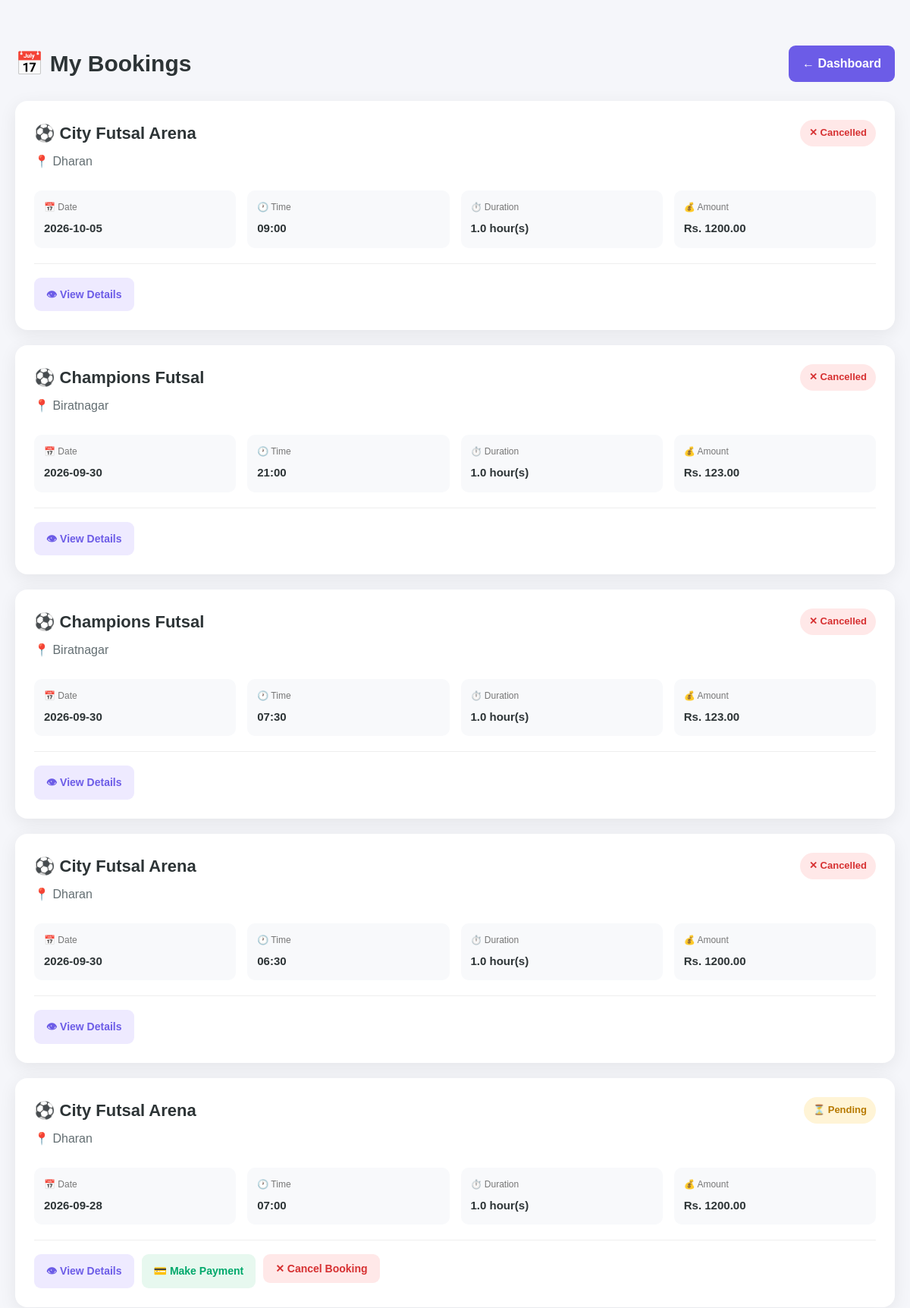
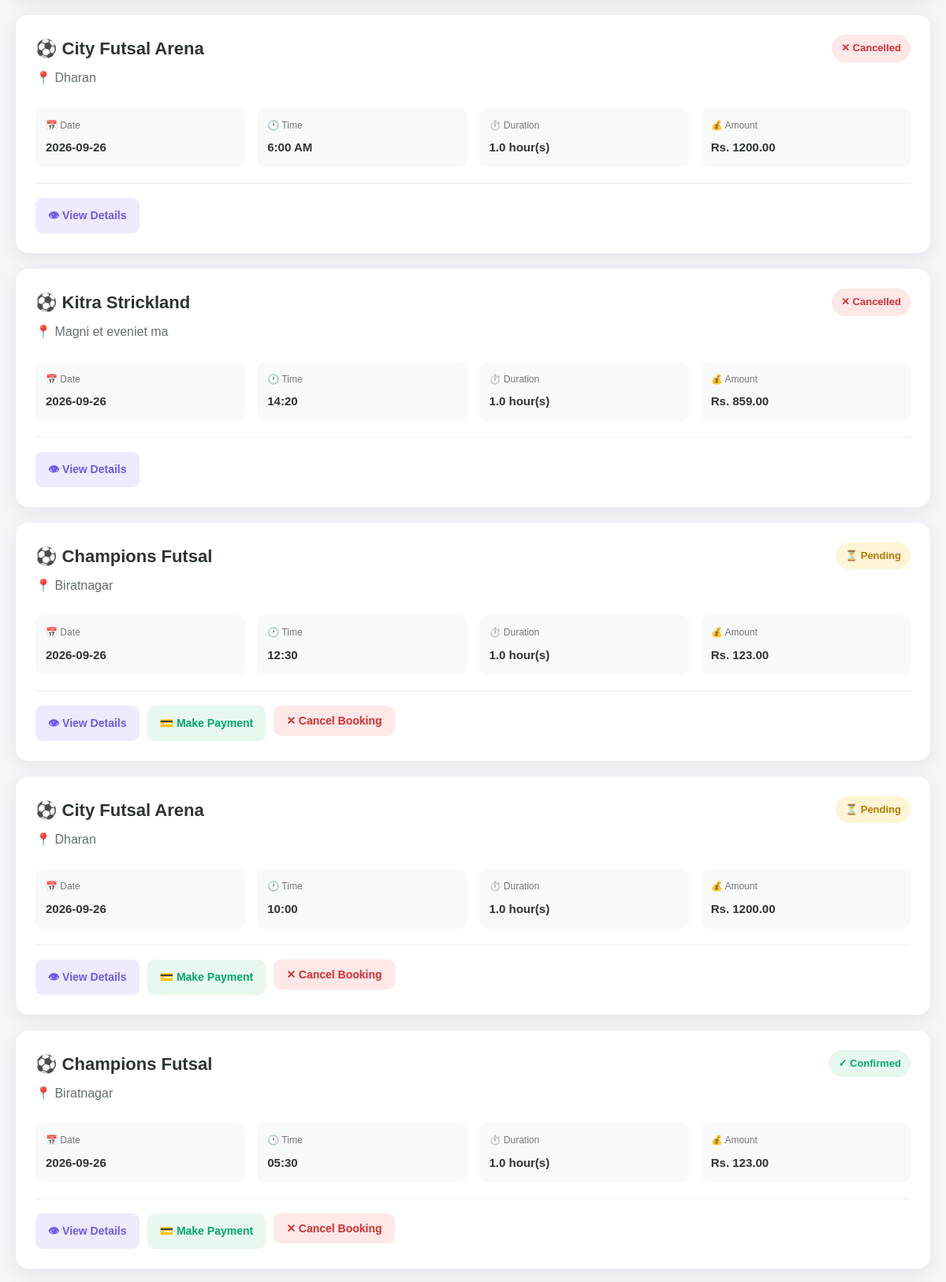
/my-bookings (signed in, upper part), run on the app's committed database (2 pictures, top to bottom).
### tables this page shows
CREATE TABLE bookings (
            id INTEGER PRIMARY KEY AUTOINCREMENT,
            user_id INTEGER NOT NULL,
            ground_id INTEGER NOT NULL,
            booking_date TEXT NOT NULL,
            booking_time TEXT NOT NULL,
            created_at TIMESTAMP DEFAULT CURRENT_TIMESTAMP, status TEXT
            DEFAULT 'confirmed', duration REAL
            DEFAULT 1, payment_status TEXT

            DEFAULT 'pending', payment_method TEXT

            DEFAULT 'cash', payment_reference TEXT, paid_at TIMESTAMP, transaction_uuid
            TEXT, esewa_transaction_code
            TEXT, esewa_product_code
            TEXT, esewa_amount
            REAL, esewa_verified_at
            TIMESTAMP,

            FOREIGN KEY (user_id) REFERENCES users(id),
            FOREIGN KEY (ground_id) REFERENCES grounds(id),

            UNIQUE(ground_id, booking_date, booking_time)
        );

CREATE TABLE grounds (
            id INTEGER PRIMARY KEY AUTOINCREMENT,
            name TEXT NOT NULL,
            location TEXT NOT NULL,
            price INTEGER NOT NULL,
            contact TEXT,
            opening_time TEXT,
            closing_time TEXT,
            description TEXT,
            image TEXT
        );

### app.py (the view)
@app.route("/my-bookings")
@login_required
def my_bookings():
    conn = get_db()
    bookings = conn.execute(
        """
        SELECT bookings.*,
               grounds.name AS ground_name,
               grounds.location AS ground_location,
               grounds.price AS ground_price,
               grounds.price AS price,
               grounds.image AS ground_image
        FROM bookings
        JOIN grounds ON bookings.ground_id = grounds.id
        WHERE bookings.user_id = ?
        ORDER BY bookings.booking_date DESC, bookings.booking_time DESC, bookings.created_at DESC
        """,
        (session["user_id"],)
    ).fetchall()
    conn.close()
    return render_template("my_bookings.html", bookings=bookings)

### app.py (called while the page is built, shortened)
def login_required(view_function):
    @wraps(view_function)
    def wrapper(*args, **kwargs):
        return view_function(
            *args,
            **kwargs
        )
    return wrapper

def get_db():
    conn = sqlite3.connect(
        DATABASE
    )
    conn.row_factory = sqlite3.Row
    conn.execute(
        "PRAGMA foreign_keys = ON"
    )
    return conn

### templates/my_bookings.html (shortened to what this page needs)
<!DOCTYPE html>
<html lang="en">
<head>
    <link
        rel="stylesheet"
        href="{{ url_for('static', filename='css/style.css') }}"
    >
</head>
<body>
<div class="page-container">
    <div class="page-header">
        <h1>
            📅 My Bookings
        </h1>
        <a
            href="{{ url_for('dashboard') }}"
            class="back-button"
        >
            ← Dashboard
        </a>
    </div>
    {% if bookings %}
        <div class="booking-list">
            {% for booking in bookings %}
                <div class="booking-card">
                    <div class="booking-top">
                        <div class="booking-title">
                            <h2>
                                ⚽ {{ booking['ground_name'] }}
                            </h2>
                            <p>
                                📍 {{ booking['ground_location'] }}
                            </p>
                        </div>
                        {% if booking['status'] == 'confirmed' %}
                            <span class="status status-confirmed">
                                ✓ Confirmed
                            </span>
                        {% elif booking['status'] == 'pending' %}
                            <span class="status status-pending">
                                ⏳ Pending
                            </span>
                        {% elif booking['status'] == 'cancelled' %}
                            <span class="status status-cancelled">
                                ✕ Cancelled
                            </span>
                        {% else %}
                            <span class="status status-other">
                                {{ booking['status']|capitalize }}
                            </span>
                        {% endif %}
                    </div>
                    <div class="booking-info">
                        <div class="info-box">
                            <span class="info-label">
                                📅 Date
                            </span>
                            <span class="info-value">
                                {{ booking['booking_date'] }}
                            </span>
                        </div>
                        <div class="info-box">
                            <span class="info-label">
                                🕐 Time
                            </span>
                            <span class="info-value">
                                {{ booking['booking_time'] }}
                            </span>
                        </div>
                        <div class="info-box">
                            <span class="info-label">
                                ⏱️ Duration
                            </span>
                            <span class="info-value">
                                {{ booking['duration'] }} hour(s)
                            </span>
                        </div>
                        <div class="info-box">
                            <span class="info-label">
                                💰 Amount
                            </span>
                            <span class="info-value">
                                Rs.
                                {% set price = booking['price'] or booking['ground_price'] or 0 %}
                                {% set duration = booking['duration'] or 1 %}
                                {{ "%.2f"|format(
                                    (price|float) * (duration|float)
                                ) }}
                            </span>
                        </div>
                    </div>
                    <div class="booking-actions">
                        <a
                            href="{{ url_for(
                                'booking_details',
                                booking_id=booking['id']
                            ) }}"
                            class="action-button view-button"
                        >
                            👁 View Details
                        </a>
                        {% if booking['status'] != 'cancelled'
                              and booking['payment_status'] != 'paid' %}
                            <a
                                href="{{ url_for(
                                    'payment',
                                    booking_id=booking['id']
                                ) }}"
                                class="action-button pay-button"
                            >
                                💳 Make Payment
                            </a>
                        {% endif %}
                        {% if booking['status'] != 'cancelled'
                              and booking['payment_status'] != 'paid' %}
                            <form
                                method="POST"
                                action="{{ url_for(
                                    'cancel_booking',
                                    booking_id=booking['id']
                                ) }}"
                                style="display:inline;"
                                onsubmit="return confirm(
                                    'Are you sure you want to cancel this booking?'
                                );"
                            >
                                <button
                                    type="submit"
                                    class="action-button cancel-button"
                                >
                                    ✕ Cancel Booking
                                </button>
                            </form>
                        {% endif %}
                    </div>
                </div>
            {% endfor %}
        </div>
    {% endif %}
</div>
</body>
</html>

### static/css/style.css (style rules this page uses)
* { margin: 0; padding: 0; box-sizing: border-box; }
html { scroll-behavior: smooth; }
body { font-family: Arial, Helvetica, sans-serif; color: #222; background: #ffffff; line-height: 1.6; }
a { text-decoration: none; }

### templates/my_bookings.html (style rules this page uses)
body { margin: 0; font-family: Arial, sans-serif; background: #f5f6fa; color: #2d3436; }
.page-container { max-width: 1200px; margin: 40px auto; padding: 20px; }
.page-header { display: flex; justify-content: space-between; align-items: center; margin-bottom: 25px; gap: 15px; }
.page-header h1 { margin: 0; font-size: 30px; }
.back-button { text-decoration: none; background: #6c5ce7; color: white; padding: 11px 18px; border-radius: 9px; font-weight: bold; }
.booking-list { display: grid; gap: 20px; }
.booking-card { background: white; border-radius: 16px; padding: 25px; box-shadow: 0 6px 25px rgba(0, 0, 0, 0.07); }
.booking-top { display: flex; justify-content: space-between; align-items: flex-start; gap: 20px; margin-bottom: 20px; }
.booking-title h2 { margin: 0 0 7px; font-size: 22px; }
.booking-title p { margin: 5px 0; color: #636e72; }
.status { display: inline-block; padding: 7px 12px; border-radius: 20px; font-size: 13px; font-weight: bold; white-space: nowrap; }
.status-confirmed { background: #e7f8ef; color: #00a86b; }
.status-pending { background: #fff4d6; color: #b77900; }
.status-cancelled { background: #ffe8e8; color: #d63031; }
.booking-info { display: grid; grid-template-columns: repeat(4, 1fr); gap: 15px; margin-bottom: 20px; }
.info-box { background: #f8f9fb; border-radius: 10px; padding: 13px; }
.info-label { display: block; font-size: 12px; color: #777; margin-bottom: 5px; }
.info-value { font-weight: bold; font-size: 15px; }
.booking-actions { display: flex; flex-wrap: wrap; gap: 10px; border-top: 1px solid #eee; padding-top: 18px; }
.action-button { border: none; text-decoration: none; padding: 11px 16px; border-radius: 9px; font-size: 14px; font-weight: bold; cursor: pointer; }
.view-button { background: #eeeaff; color: #6c5ce7; }
.pay-button { background: #e7f8ef; color: #00a86b; }
.cancel-button { background: #ffe8e8; color: #d63031; }

### data on the page
bookings: ground_name "City Futsal Arena", ground_location "Dharan", status "✕ Cancelled", booking_date "2026-10-05", booking_time "09:00", duration "1.0"
grounds: price.duration "1200.00"
bookings: ground_name "Champions Futsal", ground_location "Biratnagar", status "✕ Cancelled", booking_date "2026-09-30", booking_time "21:00", duration "1.0", duration "123.00"
bookings: ground_name "Champions Futsal", ground_location "Biratnagar", status "✕ Cancelled", booking_date "2026-09-30", booking_time "07:30", duration "1.0", duration "123.00"
bookings: ground_name "City Futsal Arena", ground_location "Dharan", status "✕ Cancelled", booking_date "2026-09-30", booking_time "06:30", duration "1.0"
bookings: ground_name "City Futsal Arena", ground_location "Dharan", status "⏳ Pending", booking_date "2026-09-28", booking_time "07:00", duration "1.0"
bookings: ground_name "City Futsal Arena", ground_location "Dharan", status "✕ Cancelled", booking_date "2026-09-26", booking_time "6:00 AM", duration "1.0"
bookings: ground_name "Kitra Strickland", ground_location "Magni et eveniet ma", status "✕ Cancelled", booking_date "2026-09-26", booking_time "14:20", duration "1.0"
grounds: price.duration "859.00"
bookings: ground_name "Champions Futsal", ground_location "Biratnagar", status "⏳ Pending", booking_date "2026-09-26", booking_time "12:30", duration "1.0", duration "123.00"
bookings: ground_name "City Futsal Arena", ground_location "Dharan", status "⏳ Pending", booking_date "2026-09-26", booking_time "10:00", duration "1.0"
bookings: ground_name "Champions Futsal", ground_location "Biratnagar", status "✓ Confirmed", booking_date "2026-09-26", booking_time "05:30", duration "1.0", duration "123.00"
